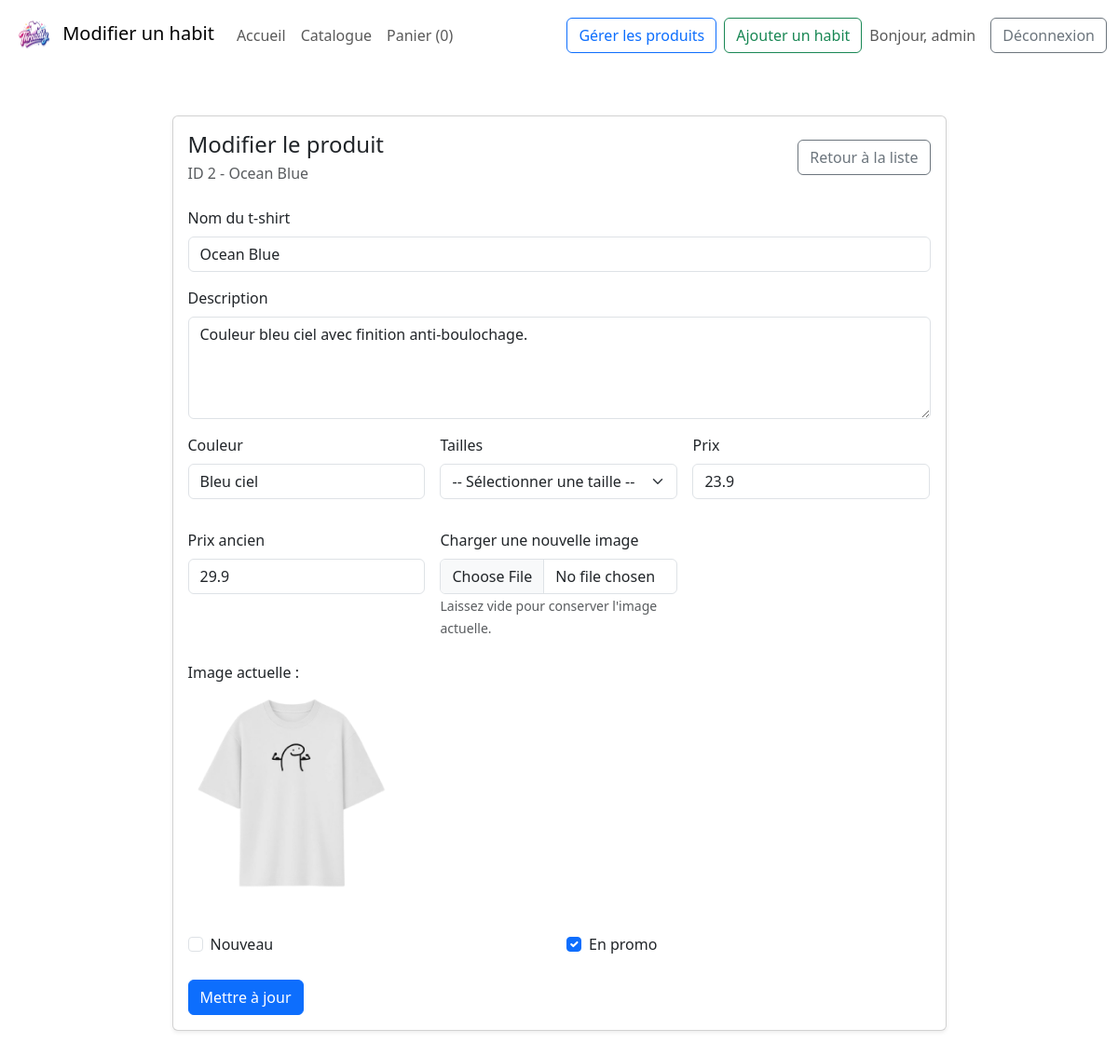
Page /admin_edit_tshirt.php?id=2 (signed in) on the committed database.
### tables this page shows
CREATE TABLE IF NOT EXISTS `tshirt` (
  `id` int(10) UNSIGNED NOT NULL AUTO_INCREMENT,
  `name` varchar(150) NOT NULL,
  `description` text DEFAULT NULL,
  `color` varchar(80) DEFAULT NULL,
  `size_list` varchar(80) DEFAULT NULL,
  `price` decimal(10,2) NOT NULL,
  `price_old` decimal(10,2) DEFAULT NULL,
  `is_new` tinyint(1) NOT NULL DEFAULT 0,
  `is_sale` tinyint(1) NOT NULL DEFAULT 0,
  `image_url` varchar(255) DEFAULT NULL,
  `created_at` datetime NOT NULL DEFAULT current_timestamp(),
  PRIMARY KEY (`id`)
);

### admin_edit_tshirt.php (the view, shortened to what this page needs)
<?php
require_once 'include/connect.php';
$id = isset($_GET['id']) ? (int)$_GET['id'] : 0;
$tshirt = null;
try {
    $stmt = $connection->prepare('SELECT * FROM tshirt WHERE id = :id LIMIT 1');
    $stmt->bindParam(':id', $id, PDO::PARAM_INT);
    $stmt->execute();
    $tshirt = $stmt->fetch(PDO::FETCH_ASSOC);
} catch (Exception $e) {
    $error = 'Impossible de récupérer le produit.';
}
?>
<!DOCTYPE html>
<html lang="fr">
<head>
    <link href="./bootstrap-5.3.6/css/bootstrap.min.css" rel="stylesheet">
    <link href="./index.css" rel="stylesheet">
</head>
<body>
<?php require_once 'include/navbar.php'; ?>
<main class="py-5">
    <div class="container">
        <div class="row justify-content-center">
            <div class="col-lg-9">
                <div class="card shadow-sm">
                    <div class="card-body">
                        <div class="d-flex flex-column flex-md-row justify-content-between align-items-start align-items-md-center gap-3 mb-4">
                            <div>
                                <h1 class="h4 mb-1">Modifier le produit</h1>
                                <p class="text-muted mb-0">ID <?= htmlspecialchars($tshirt['id']) ?> - <?= htmlspecialchars($tshirt['name']) ?></p>
                            </div>
                            <div class="d-flex gap-2">
                                <a class="btn btn-outline-secondary" href="admin_tshirts.php">Retour à la liste</a>
                            </div>
                        </div>
                        <form action="crud/edit/editTshirt.php" method="post" enctype="multipart/form-data">
                            <div class="mb-3">
                                <label class="form-label" for="name">Nom du t-shirt</label>
                                <input id="name" name="name" type="text" class="form-control" value="<?= htmlspecialchars($tshirt['name']) ?>" required>
                            </div>
                            <div class="mb-3">
                                <label class="form-label" for="description">Description</label>
                                <textarea id="description" name="description" class="form-control" rows="4"><?= htmlspecialchars($tshirt['description']) ?></textarea>
                            </div>
                            <div class="row g-3">
                                <div class="col-md-4">
                                    <label class="form-label" for="color">Couleur</label>
                                    <input id="color" name="color" type="text" class="form-control" list="colors-list" value="<?= htmlspecialchars($tshirt['color']) ?>">
                                </div>
                                <div class="col-md-4">
                                    <label class="form-label" for="size_list">Tailles</label>
                                    <select id="size_list" name="size_list" class="form-select">
                                        <option value="">-- Sélectionner une taille --</option>
                                    </select>
                                </div>
                                <div class="col-md-4">
                                    <label class="form-label" for="price">Prix</label>
                                    <input id="price" name="price" type="number" step="0.01" min="0" class="form-control" value="<?= (float)($tshirt['price'] ?? 0) ?>" required>
                                </div>
                            </div>
                            <div class="row g-3 mt-3">
                                <div class="col-md-4">
                                    <label class="form-label" for="price_old">Prix ancien</label>
                                    <input id="price_old" name="price_old" type="number" step="0.01" min="0" class="form-control" value="<?= (float)($tshirt['price_old'] ?? '') ?>">
                                </div>
                                <div class="col-md-4">
                                    <label class="form-label" for="image_file">Charger une nouvelle image</label>
                                    <input id="image_file" name="image_file" type="file" class="form-control" accept="image/*">
                                    <small class="text-muted">Laissez vide pour conserver l'image actuelle.</small>
                                </div>
                                <div class="col-md-4"></div>
                            </div>
                            <?php if (!empty($tshirt['image_url'])): ?>
                                <div class="mt-4">
                                    <p class="mb-2">Image actuelle :</p>
                                    <img src="<?= htmlspecialchars($tshirt['image_url']) ?>" alt="<?= htmlspecialchars($tshirt['name']) ?>" class="img-fluid rounded" style="max-height:220px; object-fit:contain;">
                                </div>
                            <?php endif; ?>
                            <div class="row g-3 mt-4">
                                <div class="col-md-6">
                                    <div class="form-check">
                                        <input class="form-check-input" type="checkbox" id="is_new" name="is_new" value="1" <?= $tshirt['is_new'] ? 'checked' : '' ?> >
                                        <label class="form-check-label" for="is_new">Nouveau</label>
                                    </div>
                                </div>
                                <div class="col-md-6">
                                    <div class="form-check">
                                        <input class="form-check-input" type="checkbox" id="is_sale" name="is_sale" value="1" <?= $tshirt['is_sale'] ? 'checked' : '' ?> >
                                        <label class="form-check-label" for="is_sale">En promo</label>
                                    </div>
                                </div>
                            </div>
                            <button type="submit" class="btn btn-primary mt-4">Mettre à jour</button>
                        </form>
                    </div>
                </div>
            </div>
        </div>
    </div>
</main>
</body>
</html>

### index.css (style rules this page uses)
:root { --violet: #7F77DD; --violet-light: #EEEDFE; --violet-dark: #534AB7; --bleu: #85B7EB; --bleu-light: #E6F1FB; }
body { background: #fff; color: #1a1a1a; }

### rows in the picture
tshirt: id "2", name "Ocean Blue", description "Couleur bleu ciel avec finition anti-boulochage.", color "Bleu ciel", price "23.9", price_old "29.9", image_url (picture), is_sale "☑"

### other values in the picture
$page "Modifier un habit"
$cartCount "0"
$_SESSION['login'] "admin"
